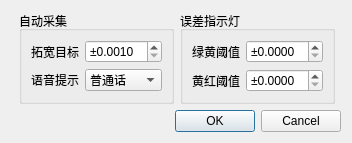
<?xml version="1.0" encoding="UTF-8"?>
<ui version="4.0">
 <class>OtherSetting</class>
 <widget class="QDialog" name="OtherSetting">
  <property name="geometry">
   <rect>
    <x>0</x>
    <y>0</y>
    <width>352</width>
    <height>137</height>
   </rect>
  </property>
  <property name="windowTitle">
   <string>设置</string>
  </property>
  <layout class="QGridLayout" name="gridLayout_2">
   <item row="1" column="1">
    <widget class="QGroupBox" name="groupBox_2">
     <property name="title">
      <string>自动采集</string>
     </property>
     <layout class="QGridLayout" name="gridLayout_3">
      <item row="1" column="1">
       <widget class="QDoubleSpinBox" name="spbxAutoRange">
        <property name="prefix">
         <string>±</string>
        </property>
        <property name="suffix">
         <string/>
        </property>
        <property name="decimals">
         <number>4</number>
        </property>
        <property name="minimum">
         <double>0.001000000000000</double>
        </property>
        <property name="stepType">
         <enum>QAbstractSpinBox::AdaptiveDecimalStepType</enum>
        </property>
       </widget>
      </item>
      <item row="1" column="0">
       <widget class="QLabel" name="label">
        <property name="text">
         <string>拓宽目标</string>
        </property>
       </widget>
      </item>
      <item row="2" column="0">
       <widget class="QLabel" name="label_4">
        <property name="text">
         <string>语音提示</string>
        </property>
       </widget>
      </item>
      <item row="2" column="1">
       <widget class="QComboBox" name="cbSound">
        <property name="sizePolicy">
         <sizepolicy hsizetype="Preferred" vsizetype="Fixed">
          <horstretch>0</horstretch>
          <verstretch>0</verstretch>
         </sizepolicy>
        </property>
        <property name="currentIndex">
         <number>2</number>
        </property>
        <item>
         <property name="text">
          <string>关</string>
         </property>
        </item>
        <item>
         <property name="text">
          <string>粤语</string>
         </property>
        </item>
        <item>
         <property name="text">
          <string>普通话</string>
         </property>
        </item>
        <item>
         <property name="text">
          <string>台湾话</string>
         </property>
        </item>
        <item>
         <property name="text">
          <string>东北话</string>
         </property>
        </item>
        <item>
         <property name="text">
          <string>陕西话</string>
         </property>
        </item>
       </widget>
      </item>
     </layout>
    </widget>
   </item>
   <item row="0" column="1">
    <spacer name="verticalSpacer">
     <property name="orientation">
      <enum>Qt::Vertical</enum>
     </property>
     <property name="sizeHint" stdset="0">
      <size>
       <width>20</width>
       <height>0</height>
      </size>
     </property>
    </spacer>
   </item>
   <item row="1" column="2">
    <widget class="QGroupBox" name="groupBox">
     <property name="title">
      <string>误差指示灯</string>
     </property>
     <layout class="QGridLayout" name="gridLayout">
      <item row="0" column="0">
       <widget class="QLabel" name="label_2">
        <property name="text">
         <string>绿黄阈值</string>
        </property>
       </widget>
      </item>
      <item row="0" column="1">
       <widget class="QDoubleSpinBox" name="spbxYellow">
        <property name="prefix">
         <string>±</string>
        </property>
        <property name="decimals">
         <number>4</number>
        </property>
        <property name="minimum">
         <double>0.000000000000000</double>
        </property>
        <property name="stepType">
         <enum>QAbstractSpinBox::AdaptiveDecimalStepType</enum>
        </property>
       </widget>
      </item>
      <item row="1" column="0">
       <widget class="QLabel" name="label_3">
        <property name="text">
         <string>黄红阈值</string>
        </property>
       </widget>
      </item>
      <item row="1" column="1">
       <widget class="QDoubleSpinBox" name="spbxRed">
        <property name="prefix">
         <string>±</string>
        </property>
        <property name="decimals">
         <number>4</number>
        </property>
        <property name="minimum">
         <double>0.000000000000000</double>
        </property>
        <property name="stepType">
         <enum>QAbstractSpinBox::AdaptiveDecimalStepType</enum>
        </property>
       </widget>
      </item>
     </layout>
    </widget>
   </item>
   <item row="3" column="1">
    <spacer name="verticalSpacer_2">
     <property name="orientation">
      <enum>Qt::Vertical</enum>
     </property>
     <property name="sizeHint" stdset="0">
      <size>
       <width>20</width>
       <height>0</height>
      </size>
     </property>
    </spacer>
   </item>
   <item row="1" column="3">
    <spacer name="horizontalSpacer_2">
     <property name="orientation">
      <enum>Qt::Horizontal</enum>
     </property>
     <property name="sizeHint" stdset="0">
      <size>
       <width>155</width>
       <height>20</height>
      </size>
     </property>
    </spacer>
   </item>
   <item row="4" column="0" colspan="4">
    <widget class="QDialogButtonBox" name="buttonBox">
     <property name="orientation">
      <enum>Qt::Horizontal</enum>
     </property>
     <property name="standardButtons">
      <set>QDialogButtonBox::Cancel|QDialogButtonBox::Ok</set>
     </property>
    </widget>
   </item>
   <item row="1" column="0">
    <spacer name="horizontalSpacer">
     <property name="orientation">
      <enum>Qt::Horizontal</enum>
     </property>
     <property name="sizeHint" stdset="0">
      <size>
       <width>207</width>
       <height>20</height>
      </size>
     </property>
    </spacer>
   </item>
  </layout>
 </widget>
 <resources/>
 <connections>
  <connection>
   <sender>buttonBox</sender>
   <signal>accepted()</signal>
   <receiver>OtherSetting</receiver>
   <slot>accept()</slot>
   <hints>
    <hint type="sourcelabel">
     <x>248</x>
     <y>254</y>
    </hint>
    <hint type="destinationlabel">
     <x>157</x>
     <y>274</y>
    </hint>
   </hints>
  </connection>
  <connection>
   <sender>buttonBox</sender>
   <signal>rejected()</signal>
   <receiver>OtherSetting</receiver>
   <slot>reject()</slot>
   <hints>
    <hint type="sourcelabel">
     <x>316</x>
     <y>260</y>
    </hint>
    <hint type="destinationlabel">
     <x>286</x>
     <y>274</y>
    </hint>
   </hints>
  </connection>
 </connections>
</ui>
